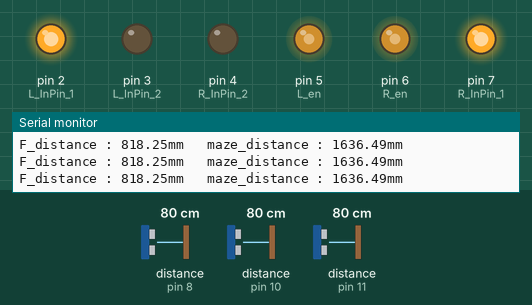
Recording of a sketch running on a simulated Arduino Uno, built with avr-gcc and run on an emulated ATmega328P. On the bench: output pins drawn as LEDs (lit = HIGH), the last lines printed to the serial monitor. Dashed ring = blinking. The inputs (shaded band) are chosen by the test bench; at power-on: distance to the obstacle (sensors on pin 11, pin 8, pin 10) 80 cm.

Above: at 1.2 s.
1.3 s: distance to the obstacle (sensor on pin 11) set to 2 cm
At 2.2 s:
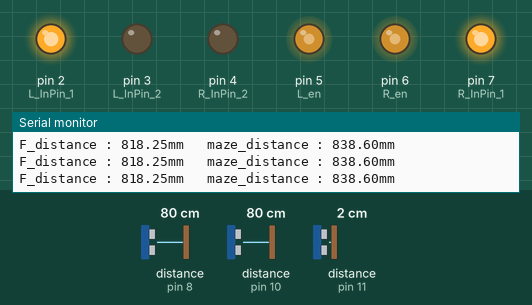
2.8 s: distance to the obstacle (sensor on pin 8) set to 42 cm
4.3 s: distance to the obstacle (sensor on pin 8) set to 37 cm
At 4.78 s:
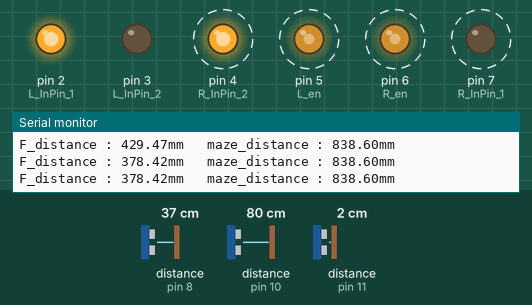
7.3 s: distance to the obstacle (sensor on pin 10) set to 66 cm
10.3 s: distance to the obstacle (sensor on pin 10) set to 58 cm
At 10.9 s:
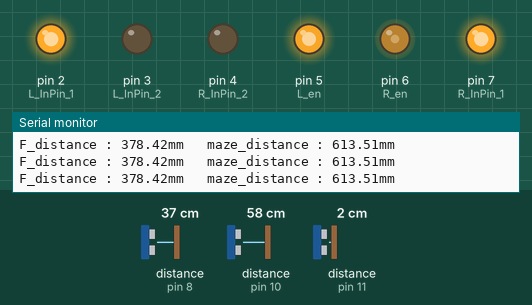
12.0 s: distance to the obstacle (sensor on pin 11) set to 60 cm
At 13.0 s:
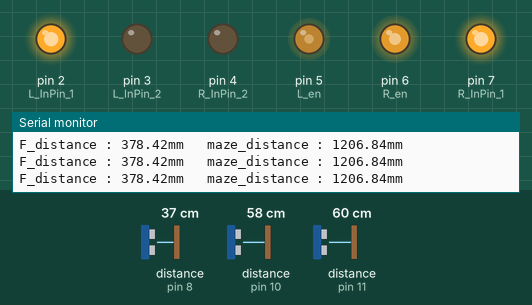
Timing chart, 0 to 14.5 s (numbered marks = the images above; inputs shaded):
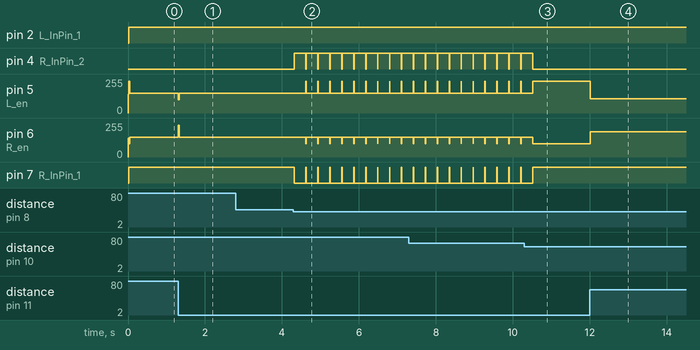

Measured:
- the behaviour switches between 40 and 39 cm on distance to the obstacle (sensor on pin 8) (found by bisection; images 1 and 2)
- the behaviour switches between 63 and 62 cm on distance to the obstacle (sensor on pin 10) (found by bisection; images 2 and 3)
- after the input at 1.3 s, pin 5 (L_en): 150/255 → 100/255 at once, → 150/255 0.02 s later; pin 6 (R_en): 150/255 → 240/255 at once, → 150/255 0.02 s later
- after the input at 4.3 s, pin 4 (R_InPin_2): alternates HIGH for 0.30 s and LOW for 0.01 s, starting at once; pin 5 (L_en): alternates 240/255 for 0.01 s and 150/255 for 0.30 s, starting after 0.32 s
- after the input at 10.3 s, pin 4 (R_InPin_2): goes on until 10.5 s, then stays LOW; pin 5 (L_en): goes on until 10.5 s, then stays 240/255; pin 6 (R_en): goes on until 10.5 s, then stays 100/255; pin 7 (R_InPin_1): goes on until 10.5 s, then stays HIGH
- after the input at 12.0 s, pin 5 (L_en): 240/255 → 108/255 at once; pin 6 (R_en): 100/255 → 191/255 at once

The sketch:

project_pilipinas-1.ino
```cpp
#include <NewPing.h>
#define L_InPin_1  2  //왼쪽모터 핀1
#define L_InPin_2  3  //왼쪽모터 핀2
#define R_InPin_1  7  //오른쪽모터 핀1
#define R_InPin_2  4  //오른쪽모터 핀2
#define L_en  5 //왼쪽모터 속도 제어 핀
#define R_en  6 //오른쪽모터 속도 제어 핀
#define F_Sonar  8  //정면부 초음파 센서 연결 핀
#define R_Sonar  10 //오른쪽 초음파 센서 연결 핀
#define L_Sonar  11 //왼쪽 초음파 센서 연결 핀
#define MaxDistance  400

float mirro_distance=800; //미로의 폭
float turn_distance=400; // 회전을 시작하는 거리
float timer1=0;
float timer2=0;
float timer3=0;
float timer4=0;
float timer5=0;

NewPing F_sensor(F_Sonar,F_Sonar,MaxDistance);
float F_distance; //정면 초음파 센서값을 저장할 변수 선언
float F_distance_old;
float F_Error;
NewPing L_sensor(L_Sonar,L_Sonar,MaxDistance);
float L_distance; //왼쪽 초음파 센서값을 저장할 변수 선언
float L_distance_old;
float L_Error;
NewPing R_sensor(R_Sonar,R_Sonar,MaxDistance);
float R_distance; //오른쪽 초음파 센서값을 저장할 변수 선언
float R_distance_old;
float R_Error;

void read_sonar_sensor(){ //초음파 센서 소숫점 단위로 측정함수
  F_distance=(float)(F_sensor.ping())*10/US_ROUNDTRIP_CM;
  R_distance=(float)(R_sensor.ping())*10/US_ROUNDTRIP_CM;
  L_distance=(float)(L_sensor.ping())*10/US_ROUNDTRIP_CM;
  if(F_distance==0){F_distance=MaxDistance*10;}
  if(L_distance==0){L_distance=MaxDistance*10;}
  if(R_distance==0){R_distance=MaxDistance*10;}
  }

void update_sonar_old(){ //초음파 센서의 옛날값 저장 함수
  F_distance_old=F_distance;
  L_distance_old=L_distance;
  R_distance_old=R_distance;
  }

void update_sonar_error(){ //초음파 센서의 현재값과 과거값의 차를 구하는 함수
  F_Error=F_distance - F_distance_old;
  R_Error=R_distance - R_distance_old;
  L_Error=L_distance - L_distance_old;
  }

void setup() {
  Serial.begin(115200);  //스크린프린트를 115200의 속도로 사용
  pinMode(L_InPin_1,OUTPUT); //왼쪽모터1 핀 모드를 아웃풋으로
  pinMode(L_InPin_2,OUTPUT); //왼쪽모터2 핀 모드를 아웃풋으로
  pinMode(R_InPin_1,OUTPUT); //오른쪽모터1 핀 모드를 아웃풋으로
  pinMode(R_InPin_2,OUTPUT); //오른쪽모터2 핀 모드를 아웃풋으로
  analogWrite(L_en,140);  //왼쪽모터 속도 조정
  analogWrite(R_en,140);  //오른쪽모터 속도 조정
}

void moter_control(int L_mode,int L_speed,int R_speed,int R_mode){//모터 컨트롤 함수 전진:1 후진:-1 정지:0
  switch(L_mode){
    case  1 : analogWrite(L_en,L_speed);
              digitalWrite(L_InPin_1,HIGH);
              digitalWrite(L_InPin_2,LOW);
              break;
    case  0 : analogWrite(L_en,L_speed);
              digitalWrite(L_InPin_1,LOW);
              digitalWrite(L_InPin_2,LOW);
              break;
    case -1 : analogWrite(L_en,L_speed);
              digitalWrite(L_InPin_1,LOW);
              digitalWrite(L_InPin_2,HIGH);
              break;
    }
    switch(R_mode){
    case  1 : analogWrite(R_en,R_speed);
              digitalWrite(R_InPin_1,HIGH);
              digitalWrite(R_InPin_2,LOW);
              break;
    case  0 : analogWrite(R_en,R_speed);
              digitalWrite(R_InPin_1,LOW);
              digitalWrite(R_InPin_2,LOW);
              break;
    case -1 : analogWrite(R_en,R_speed);
              digitalWrite(R_InPin_1,LOW);
              digitalWrite(R_InPin_2,HIGH);
              break;
    }
  }


int wall_fillowing_one_upgreat(){ //상황에 맞춰 한쪽 벽을 타는 함수
  update_sonar_error();
  if(F_distance>turn_distance && (R_distance*0.96 <= L_distance && R_distance*1.04 >= L_distance)){
    int R_speed=150-L_Error*5;
    int L_speed=150+L_Error*5;
    if(R_speed >= 240){ R_speed=240;}
    if(R_speed <= 100){ R_speed=100;}
    if(L_speed >= 240){ L_speed=240;}
    if(L_speed <= 100){ L_speed=100;}
    moter_control(1,L_speed,R_speed,1);
    update_sonar_old();
    delay(10);
    timer4=millis();
    return 1;
    }
  else if(F_distance>turn_distance && (R_distance >= (mirro_distance/3)*2)){
    int R_speed=150-L_Error*5;
    int L_speed=150+L_Error*5;
    if(R_speed >= 240){ R_speed=240;}
    if(R_speed <= 100){ R_speed=100;}
    if(L_speed >= 240){ L_speed=240;}
    if(L_speed <= 100){ L_speed=100;}
    moter_control(1,L_speed,R_speed,1);
    update_sonar_old();
    delay(10);
    return 1;
    }
  else if(F_distance>turn_distance && (L_distance >= (mirro_distance/3)*2)){
    int R_speed=150+R_Error*5;
    int L_speed=150-R_Error*5;
    if(R_speed >= 240){ R_speed=240;}
    if(R_speed <= 100){ R_speed=100;}
    if(L_speed >= 240){ L_speed=240;}
    if(L_speed <= 100){ L_speed=100;}
    moter_control(1,L_speed,R_speed,1);
    update_sonar_old();
    delay(10);
    return 1;
    }
   else {
    moter_control(1,150,150,1);
    timer4=millis();
    }
   return 0;
  }

void wall_fillowing_two_upgreat(){ //한쪽 벽을 타지 않을시 양쪽 벽을 타는 함수(조건 벽이 2개 모두 존재하며 가운데로 0.04% 오차 내에 존재하지 않을 경우 작동
  if((wall_fillowing_one_upgreat()) == 0){
    int R_speed=150-(R_distance-L_distance)*2;
    int L_speed=150+(R_distance-L_distance)*2;
    if(R_speed >= 240){ R_speed=240;}
    if(R_speed <= 100){ R_speed=100;}
    if(L_speed >= 240){ L_speed=240;}
    if(L_speed <= 100){ L_speed=100;}
    moter_control(1,L_speed,R_speed,1);
    }
  }

int turn_right(){ // 턴을 해야할 시 오른쪽로 꺽는 함수
  if(R_distance >= (mirro_distance/5)*4){
    float min_distance=F_distance;
    moter_control(1,150,150,-1);
    delay(300);
    while(L_distance > min_distance+40){
       read_sonar_sensor();
       moter_control(1,150,150,-1);
      }
      return 1;
    }
    return 0;
  }

int turn_left(){ // 턴을 해야할 시 왼쪽로 꺽는 함수
  if(L_distance >= (mirro_distance/5)*4){
    timer3=millis();
    float min_distance=F_distance;
    moter_control(-1,150,150,1);
    delay(300);
    while(R_distance > min_distance+40){
       read_sonar_sensor();
       moter_control(-1,150,150,1);
      }
      timer2=millis()-timer3;
      return 1;
    }
    return 0;
  }

void turning_left(){ //중간에 왼쪽으로 구멍이 있을때 들어가는 함수
  if( L_distance >= mirro_distance){
    if(millis()-timer1 >= timer5 && timer1 != 0){
      moter_control(-1,150,150,1);
      delay(timer2);
      while(1){
        read_sonar_sensor();
        moter_control(1,150,150,1);
        if(R_distance+L_distance <= mirro_distance || F_distance <= turn_distance){
          break;
          }
        }
      }
    }
  else{
    timer1=millis();
    }
  }

void turn_all(){ //돌아가는것과 관련된 모든 함수
  if(F_distance <= turn_distance){
    timer5=millis()-timer4;
    if((turn_left())==0){
       turn_right();
      }
    }
  if(F_distance >= mirro_distance){
    turning_left();
    }
  }


void all_stop(){ //두개의 벽이 모두 없을시 정지하는 함수
  if(R_distance > 1500 && L_distance > 1500){
     moter_control(0,0,0,0);
    }
  }

void seiral_sonar(){
  Serial.print("F_distance : ");
  Serial.print(F_distance);
  Serial.print("mm   maze_distance : ");
  Serial.print(L_distance+R_distance);
  Serial.println("mm");
  }

void loop() {
  read_sonar_sensor();
  seiral_sonar();
  turn_all();
  wall_fillowing_two_upgreat();
  all_stop();
}
```
